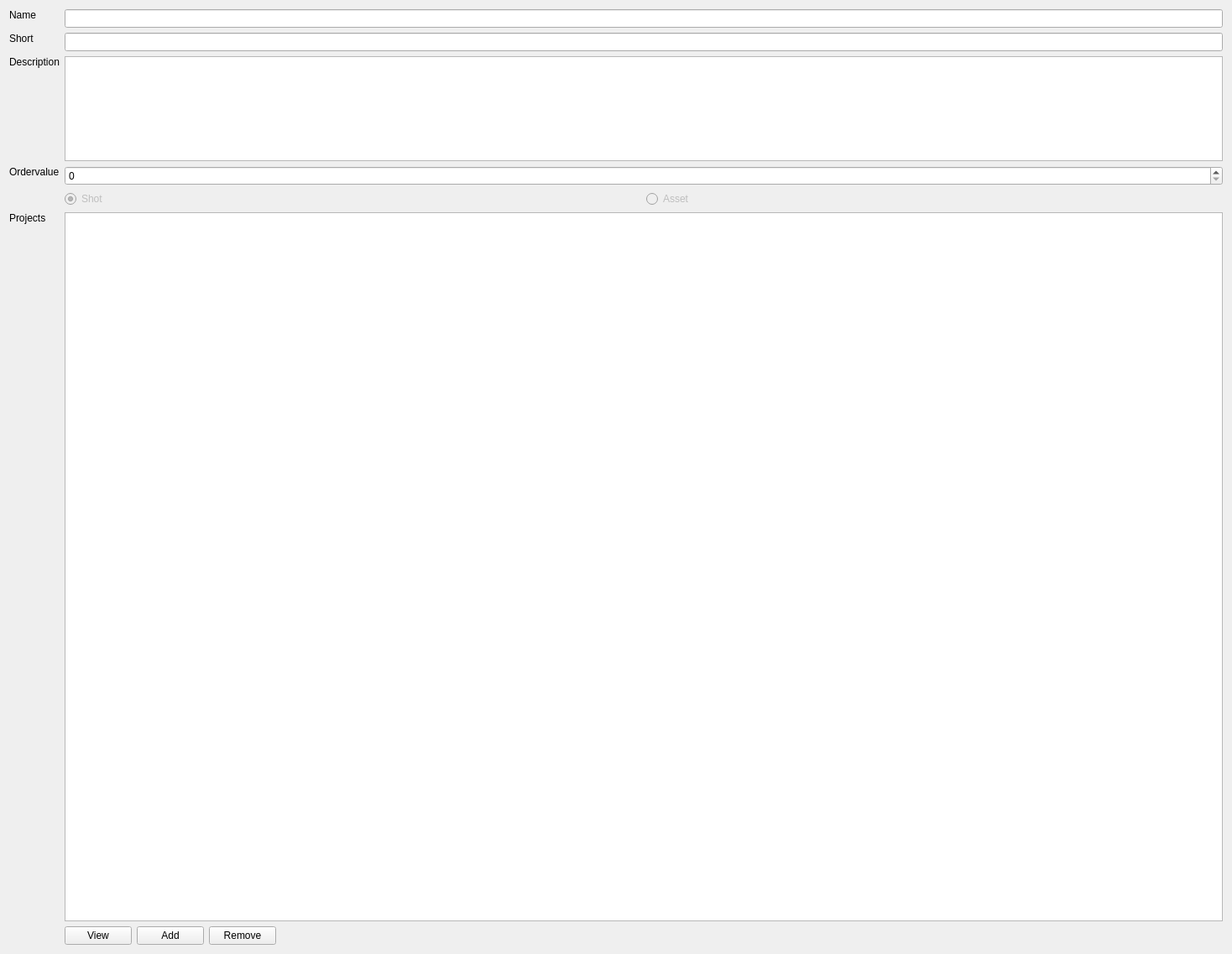
          <widget class="QWidget" name="dep_sa_widget">
           <property name="geometry">
            <rect>
             <x>0</x>
             <y>0</y>
             <width>1468</width>
             <height>1137</height>
            </rect>
           </property>
           <layout class="QGridLayout" name="dep_sa_widget_grid">
            <item row="3" column="0">
             <widget class="QLabel" name="dep_ordervalue_lb">
              <property name="sizePolicy">
               <sizepolicy hsizetype="Maximum" vsizetype="Preferred">
                <horstretch>0</horstretch>
                <verstretch>0</verstretch>
               </sizepolicy>
              </property>
              <property name="text">
               <string>Ordervalue</string>
              </property>
              <property name="alignment">
               <set>Qt::AlignLeading|Qt::AlignLeft|Qt::AlignTop</set>
              </property>
             </widget>
            </item>
            <item row="1" column="0">
             <widget class="QLabel" name="dep_short_lb">
              <property name="sizePolicy">
               <sizepolicy hsizetype="Maximum" vsizetype="Preferred">
                <horstretch>0</horstretch>
                <verstretch>0</verstretch>
               </sizepolicy>
              </property>
              <property name="text">
               <string>Short</string>
              </property>
              <property name="alignment">
               <set>Qt::AlignLeading|Qt::AlignLeft|Qt::AlignTop</set>
              </property>
             </widget>
            </item>
            <item row="0" column="0">
             <widget class="QLabel" name="dep_name_lb">
              <property name="sizePolicy">
               <sizepolicy hsizetype="Maximum" vsizetype="Preferred">
                <horstretch>0</horstretch>
                <verstretch>0</verstretch>
               </sizepolicy>
              </property>
              <property name="text">
               <string>Name</string>
              </property>
              <property name="alignment">
               <set>Qt::AlignLeading|Qt::AlignLeft|Qt::AlignTop</set>
              </property>
             </widget>
            </item>
            <item row="2" column="0">
             <widget class="QLabel" name="dep_desc_lb">
              <property name="sizePolicy">
               <sizepolicy hsizetype="Maximum" vsizetype="Preferred">
                <horstretch>0</horstretch>
                <verstretch>0</verstretch>
               </sizepolicy>
              </property>
              <property name="text">
               <string>Description</string>
              </property>
              <property name="alignment">
               <set>Qt::AlignLeading|Qt::AlignLeft|Qt::AlignTop</set>
              </property>
             </widget>
            </item>
            <item row="6" column="0">
             <widget class="QLabel" name="dep_prj_lb">
              <property name="sizePolicy">
               <sizepolicy hsizetype="Maximum" vsizetype="Preferred">
                <horstretch>0</horstretch>
                <verstretch>0</verstretch>
               </sizepolicy>
              </property>
              <property name="text">
               <string>Projects</string>
              </property>
              <property name="alignment">
               <set>Qt::AlignLeading|Qt::AlignLeft|Qt::AlignTop</set>
              </property>
             </widget>
            </item>
            <item row="7" column="1">
             <layout class="QHBoxLayout" name="dep_prj_btns_hbox">
              <item>
               <widget class="QPushButton" name="dep_prj_view_pb">
                <property name="text">
                 <string>View</string>
                </property>
               </widget>
              </item>
              <item>
               <widget class="QPushButton" name="dep_prj_add_pb">
                <property name="text">
                 <string>Add</string>
                </property>
               </widget>
              </item>
              <item>
               <widget class="QPushButton" name="dep_prj_remove_pb">
                <property name="text">
                 <string>Remove</string>
                </property>
               </widget>
              </item>
              <item>
               <spacer name="horizontalSpacer_12">
                <property name="orientation">
                 <enum>Qt::Horizontal</enum>
                </property>
                <property name="sizeHint" stdset="0">
                 <size>
                  <width>40</width>
                  <height>20</height>
                 </size>
                </property>
               </spacer>
              </item>
             </layout>
            </item>
            <item row="4" column="1">
             <layout class="QHBoxLayout" name="dep_assetflag_hbox">
              <item>
               <widget class="QRadioButton" name="dep_shot_rb">
                <property name="enabled">
                 <bool>false</bool>
                </property>
                <property name="text">
                 <string>Shot</string>
                </property>
                <property name="checkable">
                 <bool>true</bool>
                </property>
                <property name="checked">
                 <bool>true</bool>
                </property>
               </widget>
              </item>
              <item>
               <widget class="QRadioButton" name="dep_asset_rb">
                <property name="enabled">
                 <bool>false</bool>
                </property>
                <property name="text">
                 <string>Asset</string>
                </property>
                <property name="checkable">
                 <bool>true</bool>
                </property>
               </widget>
              </item>
             </layout>
            </item>
            <item row="3" column="1">
             <widget class="QSpinBox" name="dep_ordervalue_sb">
              <property name="toolTip">
               <string>A value for ordering the departments in the UIs. The default departments are have values from 10, 20, 30, 40...</string>
              </property>
             </widget>
            </item>
            <item row="2" column="1">
             <widget class="QPlainTextEdit" name="dep_desc_pte">
              <property name="minimumSize">
               <size>
                <width>0</width>
                <height>125</height>
               </size>
              </property>
              <property name="maximumSize">
               <size>
                <width>16777215</width>
                <height>125</height>
               </size>
              </property>
             </widget>
            </item>
            <item row="1" column="1">
             <widget class="QLineEdit" name="dep_short_le">
              <property name="readOnly">
               <bool>true</bool>
              </property>
             </widget>
            </item>
            <item row="0" column="1">
             <widget class="QLineEdit" name="dep_name_le">
              <property name="readOnly">
               <bool>true</bool>
              </property>
             </widget>
            </item>
            <item row="6" column="1">
             <widget class="QTableView" name="dep_prj_tablev"/>
            </item>
           </layout>
          </widget>
